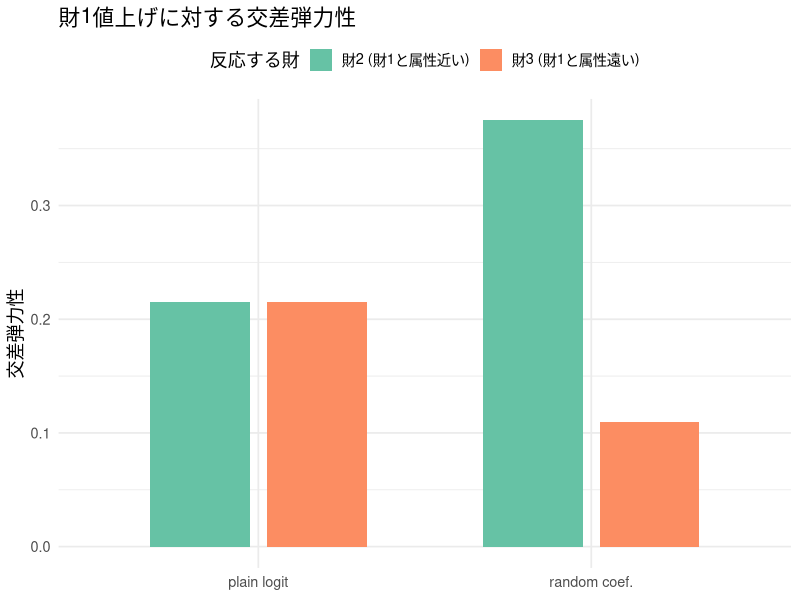
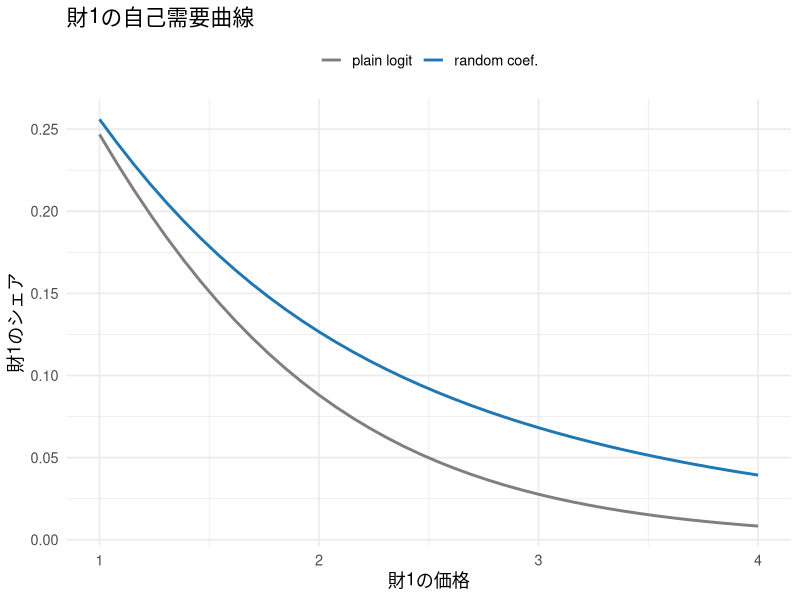
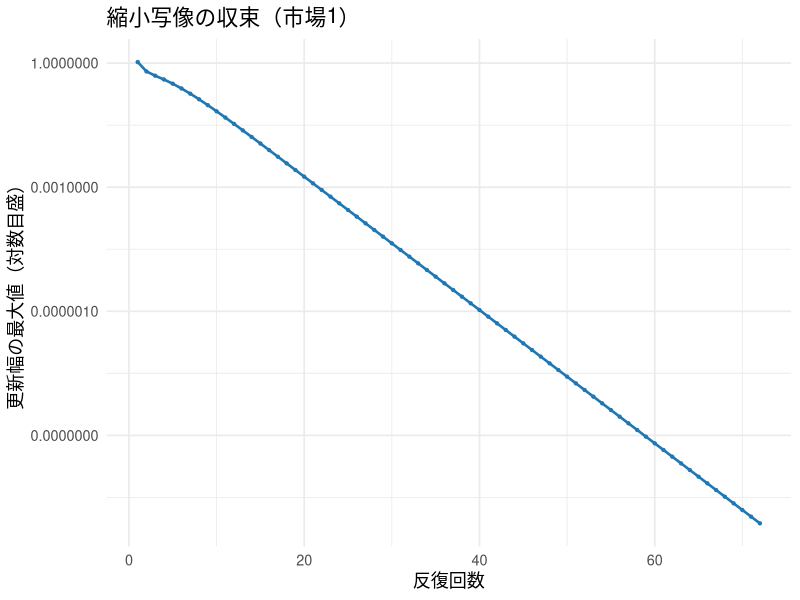
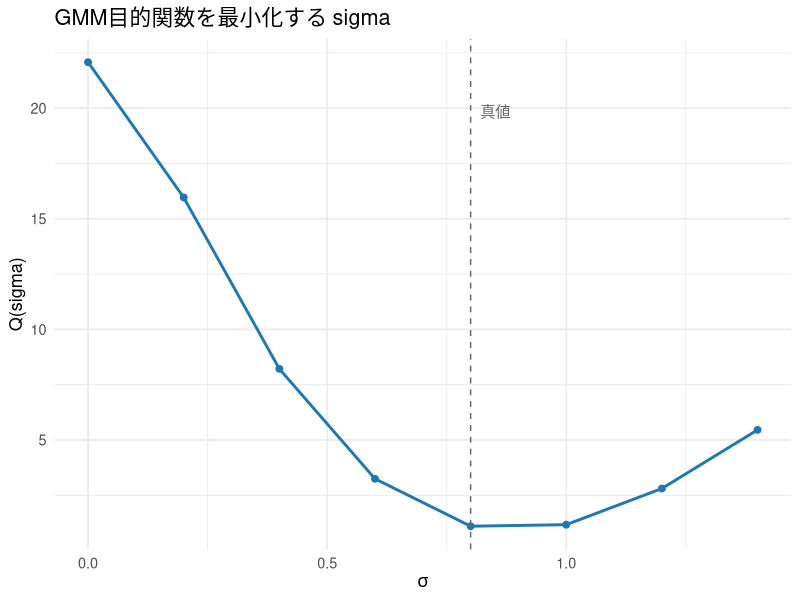
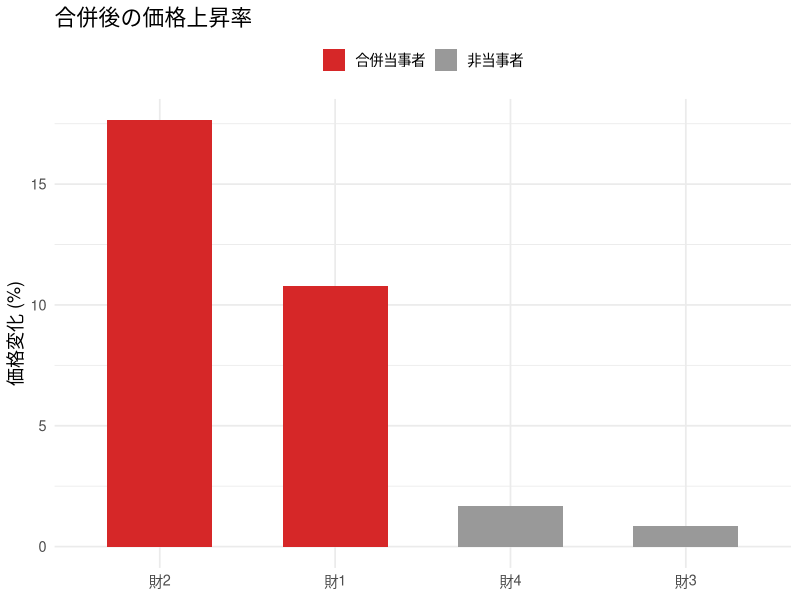

Source code (R) for these figures, in order:
## ---- chunk 1
#| include: false
library(ggplot2)
library(dplyr)
library(tidyr)
library(scales)
library(knitr)

set.seed(20264)

theme_lecture <- function() {
  fam <- if (Sys.info()[["sysname"]] == "Darwin") "Hiragino Sans" else ""
  theme_minimal(base_size = 13, base_family = fam)
}
theme_set(theme_lecture())
knitr::opts_chunk$set(fig.align = "center", dpi = 144)
options(scipen = 8)
## ---- chunk 2
# --- モンテカルロ積分でシェアを計算する関数 ---
# nu_x: 個人の属性選好ショック (ns), nu_p: 価格選好ショック (ns)
# 属性 x への好み beta_i = beta_x + sigma_x * nu_x
# 価格係数 alpha_i = exp(abar + sigma_p * nu_p)  （対数正規で正値保証）
sim_shares <- function(x, p, beta0, beta_x, sigma_x, abar, sigma_p, nu_x, nu_p) {
  ns <- length(nu_x)
  J  <- length(x)
  beta_i  <- beta_x + sigma_x * nu_x          # (ns) 属性選好
  alpha_i <- exp(abar + sigma_p * nu_p)       # (ns) 価格係数（正）
  # 効用 v[i,j] = beta0 + beta_i * x_j - alpha_i * p_j
  V <- outer(beta_i, x) - outer(alpha_i, p)   # (ns x J)
  V <- sweep(V, 2, rep(beta0, J), "+")        # 定数項を各財に足す
  eV <- exp(V)
  denom <- 1 + rowSums(eV)                     # outside の効用は 0 -> exp(0)=1
  s_ij <- eV / denom                           # (ns x J) 個人選択確率
  colMeans(s_ij)                               # 集計シェア (J)
}

# 属性: 財1と財2は近い(1.0, 0.9)、財3は離れている(-0.8)
x_char <- c(1.0, 0.9, -0.8)
beta0  <- -1.0
beta_x <- 1.2
abar   <- 0.2      # 平均価格係数 exp(0.2) ~ 1.22
p_base <- c(2.0, 2.1, 1.8)

ns <- 200
nu_x <- rnorm(ns)
nu_p <- rnorm(ns)

# sigma_x = 0 (plain logit) と sigma_x = 1.2 (異質性あり) を比較
s_homog <- sim_shares(x_char, p_base, beta0, beta_x, 0.0, abar, 0.0, nu_x, nu_p)
s_heter <- sim_shares(x_char, p_base, beta0, beta_x, 1.2, abar, 0.6, nu_x, nu_p)

data.frame(
  product = c("財1", "財2", "財3"),
  x       = x_char,
  share_homog = round(s_homog, 4),
  share_heter = round(s_heter, 4)
) |> kable(caption = "同質(sigma=0) vs 異質(sigma>0) の集計シェア")
## ---- chunk 3
cross_elast <- function(sigma_x, sigma_p) {
  eps <- 1e-5
  s0 <- sim_shares(x_char, p_base, beta0, beta_x, sigma_x, abar, sigma_p, nu_x, nu_p)
  E  <- matrix(0, 3, 3)
  for (k in 1:3) {
    p_up <- p_base; p_up[k] <- p_up[k] + eps
    s1 <- sim_shares(x_char, p_up, beta0, beta_x, sigma_x, abar, sigma_p, nu_x, nu_p)
    # eta[j,k] = (ds_j/dp_k) * p_k / s_j
    E[, k] <- (s1 - s0) / eps * p_base[k] / s0
  }
  dimnames(E) <- list(paste0("財", 1:3), paste0("値上げ:財", 1:3))
  round(E, 3)
}

E_homog <- cross_elast(0.0, 0.0)
E_heter <- cross_elast(1.2, 0.6)
## ---- chunk 4
kable(E_homog, caption = "plain logit の弾力性行列（列=どの財を値上げしたか）")
## ---- chunk 5
kable(E_heter, caption = "random coefficient logit の弾力性行列")
## ---- chunk 6
#| fig-cap: "財1を値上げしたときの他財の反応。plain logit では財2・財3が同率、RC では属性の近い財2が強く反応する。"
df_plot <- data.frame(
  responder = rep(c("財2 (財1と属性近い)", "財3 (財1と属性遠い)"), 2),
  model     = rep(c("plain logit", "random coef."), each = 2),
  elasticity = c(E_homog[2, 1], E_homog[3, 1], E_heter[2, 1], E_heter[3, 1])
)
ggplot(df_plot, aes(model, elasticity, fill = responder)) +
  geom_col(position = position_dodge(width = 0.7), width = 0.6) +
  scale_fill_brewer(palette = "Set2") +
  labs(title = "財1値上げに対する交差弾力性",
       x = NULL, y = "交差弾力性", fill = "反応する財") +
  theme(legend.position = "top")
## ---- chunk 7
#| fig-cap: "財1の自己需要曲線。異質性を入れると曲率が変わる。"
p_grid <- seq(1.0, 4.0, length.out = 40)
demand_curve <- function(sigma_x, sigma_p) {
  sapply(p_grid, function(pp) {
    p_try <- p_base; p_try[1] <- pp
    sim_shares(x_char, p_try, beta0, beta_x, sigma_x, abar, sigma_p, nu_x, nu_p)[1]
  })
}
dc <- data.frame(
  price = rep(p_grid, 2),
  share = c(demand_curve(0.0, 0.0), demand_curve(1.2, 0.6)),
  model = rep(c("plain logit", "random coef."), each = length(p_grid))
)
ggplot(dc, aes(price, share, color = model)) +
  geom_line(linewidth = 1) +
  scale_color_manual(values = c("plain logit" = "grey50", "random coef." = "#1f77b4")) +
  labs(title = "財1の自己需要曲線", x = "財1の価格", y = "財1のシェア", color = NULL) +
  theme(legend.position = "top")
## ---- chunk 8
# ---- 真のパラメータ ----
J <- 3; T <- 60; ns <- 200
beta0_true  <- 4.0      # 定数項
beta_x_true <- 1.5      # 属性 x への平均選好
abar_true   <- 0.5      # log 価格係数の中心（平均価格係数 = exp(0.5) ~ 1.65）
sigma_true  <- 0.8      # 価格係数のばらつき（推定対象）

# ---- 製品属性・コストシフター・需要ショック ----
x  <- matrix(rnorm(T * J), T, J)                 # 属性（外生）
w  <- matrix(runif(T * J, 0.3, 1.3), T, J)       # コストシフター（需要から除外）
xi <- matrix(rnorm(T * J, 0, 0.6), T, J)         # 需要ショック（価格を内生化）

# 限界費用: mc = exp(g0 + gx*x + gw*w + omega)
g0 <- 0.2; gx <- 0.2; gw <- 1.0
omega <- matrix(rnorm(T * J, 0, 0.1), T, J)
mc <- exp(g0 + gx * x + gw * w + omega)

# 価格: 限界費用 + xi に反応するマークアップ（-> price と xi が相関 = 内生）
alpha_bar_true <- exp(abar_true)
price <- mc * 1.4 + 0.8 * pmax(xi, 0) + 0.1

# シミュレーション個人（全市場で共通の nu を使う: 標準的な実装）
nu_p <- rnorm(ns)   # 価格係数の個人ショック
## ---- chunk 9
# delta_t: (J) 平均効用 = x'beta - alpha_bar*p + xi
# 戻り値: 集計インサイドシェア (J)
shares_from_delta <- function(delta_t, p_t, abar, sigma, nu_p) {
  alpha_i  <- exp(abar + sigma * nu_p)          # (ns)
  abar_lvl <- exp(abar)
  # mu[i,j] = -(alpha_i - abar_lvl) * p_j
  mu <- -outer(alpha_i - abar_lvl, p_t)          # (ns x J)
  V  <- sweep(mu, 2, delta_t, "+")               # delta を各列に足す
  eV <- exp(V)
  denom <- 1 + rowSums(eV)
  colMeans(eV / denom)
}

# ---- 観測シェアを真値で生成 ----
delta_true <- beta0_true + beta_x_true * x - alpha_bar_true * price + xi   # (T x J)
S_obs <- matrix(0, T, J)
for (t in 1:T) {
  S_obs[t, ] <- shares_from_delta(delta_true[t, ], price[t, ], abar_true, sigma_true, nu_p)
}
S0_obs <- 1 - rowSums(S_obs)   # outside share

cat("インサイドシェアの範囲:", round(range(S_obs), 4), "\n")
cat("アウトサイドシェアの範囲:", round(range(S0_obs), 4), "\n")
cat("価格とxiの相関（財ごと）:",
    round(sapply(1:J, function(j) cor(price[, j], xi[, j])), 3), "\n")
## ---- chunk 10
# sigma を固定して delta を解く（市場ごと）。trace_t で1市場の収束履歴を返す。
solve_delta <- function(sigma, abar, S_obs, S0_obs, price, nu_p,
                        tol = 1e-11, maxit = 1000, trace_t = NULL) {
  Tn <- nrow(S_obs); Jn <- ncol(S_obs)
  delta <- log(S_obs) - log(S0_obs)              # plain-logit 初期値 (T x J)
  trace <- NULL
  for (t in 1:Tn) {
    d <- delta[t, ]
    errs <- numeric(0)
    for (it in 1:maxit) {
      s_pred <- shares_from_delta(d, price[t, ], abar, sigma, nu_p)
      d_new  <- d + log(S_obs[t, ]) - log(s_pred)
      err    <- max(abs(d_new - d))
      errs   <- c(errs, err)
      d <- d_new
      if (err < tol) break
    }
    delta[t, ] <- d
    if (!is.null(trace_t) && t == trace_t) trace <- errs
  }
  list(delta = delta, trace = trace)
}

# 真の sigma で解いて、観測シェアを再現できるか確認
res_true <- solve_delta(sigma_true, abar_true, S_obs, S0_obs, price, nu_p, trace_t = 1)
recon_err <- max(abs(sapply(1:T, function(t)
  shares_from_delta(res_true$delta[t, ], price[t, ], abar_true, sigma_true, nu_p) - S_obs[t, ])))
cat("シェア再現の最大誤差:", recon_err, "\n")
cat("delta 回収の最大誤差（真値との差）:", max(abs(res_true$delta - delta_true)), "\n")
cat("市場1が収束するまでの反復回数:", length(res_true$trace), "\n")
## ---- chunk 11
#| fig-cap: "BLP 縮小写像の収束。誤差が対数目盛でほぼ直線に落ちる = 幾何収束。"
df_trace <- data.frame(iter = seq_along(res_true$trace), err = res_true$trace)
ggplot(df_trace, aes(iter, err)) +
  geom_line(color = "#1f77b4", linewidth = 0.9) +
  geom_point(color = "#1f77b4", size = 0.8) +
  scale_y_log10(labels = label_number()) +
  labs(title = "縮小写像の収束（市場1）",
       x = "反復回数", y = "更新幅の最大値（対数目盛）")
## ---- chunk 12
# 操作変数 Z: 定数, x, w, ライバルのx和, ライバルのw和
build_Z <- function(x, w) {
  Tn <- nrow(x); Jn <- ncol(x)
  Z <- matrix(0, Tn * Jn, 5)
  row <- 1
  for (t in 1:Tn) for (j in 1:Jn) {
    others <- setdiff(1:Jn, j)
    Z[row, ] <- c(1, x[t, j], w[t, j], sum(x[t, others]), sum(w[t, others]))
    row <- row + 1
  }
  Z
}
# 説明変数 X: 定数, x, price（price が内生）
build_X <- function(x, price) {
  cbind(1, as.vector(t(x)), as.vector(t(price)))
}

Z <- build_Z(x, w)
Xmat <- build_X(x, price)

# GMM 目的関数（重み行列 W = (Z'Z)^{-1}）
gmm_step <- function(sigma, abar) {
  res <- solve_delta(sigma, abar, S_obs, S0_obs, price, nu_p)
  d <- as.vector(t(res$delta))                   # (T*J) を製品×市場の順に並べる
  W <- solve(crossprod(Z))                        # (Z'Z)^{-1}
  ZX <- crossprod(Z, Xmat)                        # Z'X
  Zd <- crossprod(Z, d)                           # Z'delta
  theta1 <- solve(t(ZX) %*% W %*% ZX, t(ZX) %*% W %*% Zd)  # IV-GMM 線形パラメータ
  xi_hat <- d - Xmat %*% theta1
  g <- crossprod(Z, xi_hat)                        # モーメント Z'xi
  Q <- as.numeric(t(g) %*% W %*% g)
  list(Q = Q, theta1 = as.vector(theta1), xi_hat = xi_hat)
}
## ---- chunk 13
sigma_grid <- c(0.0, 0.2, 0.4, 0.6, 0.8, 1.0, 1.2, 1.4)
Q_vals <- sapply(sigma_grid, function(s) gmm_step(s, abar_true)$Q)

df_Q <- data.frame(sigma = sigma_grid, Q = Q_vals)
kable(df_Q, digits = 4, caption = "GMM目的関数 Q(sigma)")
cat("グリッド上の argmin:", sigma_grid[which.min(Q_vals)], " （真値 = 0.8）\n")
## ---- chunk 14
#| fig-cap: "GMM目的関数 Q(sigma)。真値 0.8 の近くで谷になる。"
ggplot(df_Q, aes(sigma, Q)) +
  geom_line(color = "#1f77b4", linewidth = 1) +
  geom_point(size = 2, color = "#1f77b4") +
  geom_vline(xintercept = sigma_true, linetype = "dashed", color = "grey40") +
  annotate("text", x = sigma_true + 0.02, y = max(Q_vals) * 0.9,
           label = "真値", hjust = 0, color = "grey40") +
  labs(title = "GMM目的関数を最小化する sigma",
       x = expression(sigma), y = "Q(sigma)")
## ---- chunk 15
best_sigma <- sigma_grid[which.min(Q_vals)]
fit_best <- gmm_step(best_sigma, abar_true)
data.frame(
  parameter = c("定数(beta0)", "beta_x", "-alpha_bar(価格)"),
  estimated = round(fit_best$theta1, 3),
  truth     = round(c(beta0_true, beta_x_true, -alpha_bar_true), 3)
) |> kable(caption = "回収された線形パラメータ vs 真値")
## ---- chunk 16
# --- 合併分析用の需要（推定済みパラメータを使う想定）---
# 4財市場。価格係数は対数正規（推定した abar, sigma を流用）。
abar_m  <- 0.5      # 推定された log 価格係数の中心（5節の設定と整合）
sigma_m <- 0.8      # 推定された異質性
Jm <- 4
nu_m <- rnorm(ns)   # この市場のシミュレーション個人

# 製品の平均効用（価格を除く部分 = x'beta + xi）と真の限界費用
# （分析者は mc を知らない。FOC から逆算するのが仕事）
xbeta_xi <- c(3.0, 2.6, 2.9, 2.7)         # 財1-4 の x'beta + xi
mc_true_m <- c(1.0, 1.1, 1.2, 0.9)        # 真の限界費用（後で答え合わせに使うだけ）

# 個人選択確率 (ns x Jm) を価格 p から計算
choice_probs <- function(p) {
  alpha_i <- exp(abar_m + sigma_m * nu_m)          # (ns)
  V <- sweep(-outer(alpha_i, p), 2, xbeta_xi, "+") # v[i,j] = xbeta_xi_j - alpha_i p_j
  eV <- exp(V)
  eV / (1 + rowSums(eV))                            # outside = 1
}
agg_shares <- function(p) colMeans(choice_probs(p))

# シェアの価格微分 (Jm x Jm), 要素[k,j] = ds_k/dp_j
dS_dp <- function(p) {
  alpha_i <- exp(abar_m + sigma_m * nu_m)
  sij <- choice_probs(p)                            # (ns x Jm)
  Jmat <- matrix(0, Jm, Jm)
  for (j in 1:Jm) for (k in 1:Jm) {
    if (k == j) {
      Jmat[k, j] <- mean(-alpha_i * sij[, j] * (1 - sij[, j]))
    } else {
      Jmat[k, j] <- mean(alpha_i * sij[, k] * sij[, j])
    }
  }
  Jmat
}

# 所有行列 Omega（groups が同じ = 同一企業）
owner_matrix <- function(groups) outer(groups, groups, FUN = function(a, b) as.numeric(a == b))

# FOC の Delta と s（Delta[j,k] = -Omega[j,k] * ds_k/dp_j）
# dS_dp は [k,j]=ds_k/dp_j を返すので、転置して [j,k]=ds_k/dp_j にする
markup_pieces <- function(p, groups) {
  Jmat <- dS_dp(p)
  Omega <- owner_matrix(groups)
  Delta <- -(Omega * t(Jmat))       # [j,k] = -Omega[j,k]*ds_k/dp_j
  list(Delta = Delta, s = agg_shares(p))
}

# 均衡を固定点反復で解く: p = mc + Delta(p)^{-1} s(p)
solve_equilibrium <- function(mc, groups, p_init, tol = 1e-11, maxit = 2000) {
  p <- p_init
  for (it in 1:maxit) {
    mp <- markup_pieces(p, groups)
    p_new <- mc + solve(mp$Delta, mp$s)
    err <- max(abs(p_new - p))
    p <- p_new
    if (err < tol) return(list(p = p, iters = it, ok = TRUE))
  }
  list(p = p, iters = maxit, ok = FALSE)
}
## ---- chunk 17
groups_pre <- c(1, 2, 3, 4)   # 合併前：4社バラバラ

# 合併前均衡を前向きに計算（内部整合的なデータを作るため）
eq_pre <- solve_equilibrium(mc_true_m, groups_pre, p_init = mc_true_m * 1.5)
p0 <- eq_pre$p
s0 <- agg_shares(p0)
cat("合併前均衡の収束:", eq_pre$ok, " 反復:", eq_pre$iters, "\n")
cat("合併前価格 p0:", round(p0, 3), "\n")
cat("合併前シェア s0:", round(s0, 3), " outside:", round(1 - sum(s0), 3), "\n")

# 観測価格 p0 から FOC で mc を逆算（分析者の仕事）
mp0 <- markup_pieces(p0, groups_pre)
mc_implied <- p0 - solve(mp0$Delta, mp0$s)
cat("\n逆算した mc:", round(mc_implied, 4), "\n")
cat("真の mc    :", round(mc_true_m, 4), "\n")
cat("逆算の最大誤差:", max(abs(mc_implied - mc_true_m)), "\n")
## ---- chunk 18
groups_post <- c(1, 1, 3, 4)   # 財1・財2が合併して同一企業に

eq_post <- solve_equilibrium(mc_implied, groups_post, p_init = p0)
p1 <- eq_post$p
s1 <- agg_shares(p1)

cat("合併後均衡の収束:", eq_post$ok, " 反復:", eq_post$iters, "\n")

merger_tbl <- data.frame(
  product   = paste0("財", 1:4),
  merging   = c("○", "○", "", ""),
  price_pre  = round(p0, 3),
  price_post = round(p1, 3),
  pct_change = round((p1 - p0) / p0 * 100, 2),
  share_pre  = round(s0, 3),
  share_post = round(s1, 3)
)
kable(merger_tbl, caption = "合併の効果（財1・財2の合併）")
## ---- chunk 19
#| fig-cap: "合併による価格変化。合併した財1・財2が大きく上昇、非合併財はわずかに上昇。"
df_m <- data.frame(product = paste0("財", 1:4),
                   pct = (p1 - p0) / p0 * 100,
                   merging = c("合併当事者", "合併当事者", "非当事者", "非当事者"))
ggplot(df_m, aes(reorder(product, -pct), pct, fill = merging)) +
  geom_col(width = 0.6) +
  scale_fill_manual(values = c("合併当事者" = "#d62728", "非当事者" = "grey60")) +
  labs(title = "合併後の価格上昇率", x = NULL, y = "価格変化 (%)", fill = NULL) +
  theme(legend.position = "top")
## ---- chunk 20
Jmat0 <- dS_dp(p0)
diversion <- function(j, k) -Jmat0[k, j] / Jmat0[j, j]

cat("diversion D(財1->財2):", round(diversion(1, 2), 3), "\n")
cat("diversion D(財2->財1):", round(diversion(2, 1), 3), "\n")

# UPP（財1、効率化ゼロ）: D_{1->2} * (p2 - mc2)
upp1 <- diversion(1, 2) * (p0[2] - mc_implied[2])
cat("\nUPP(財1, 効率化なし):", round(upp1, 4),
    " （合併前価格の", round(upp1 / p0[1] * 100, 1), "%）\n")
## ---- chunk 21
cs_logsum <- function(p) {
  alpha_i <- exp(abar_m + sigma_m * nu_m)
  V <- sweep(-outer(alpha_i, p), 2, xbeta_xi, "+")
  inclusive <- log(1 + rowSums(exp(V)))    # outside 込み（効用0 -> exp(0)=1）
  mean(inclusive / alpha_i)                 # 各自の alpha で割って平均
}
cs0 <- cs_logsum(p0); cs1 <- cs_logsum(p1)
cat("消費者余剰（1人あたり）: 合併前", round(cs0, 4),
    " 合併後", round(cs1, 4), " 変化", round(cs1 - cs0, 4), "\n")
